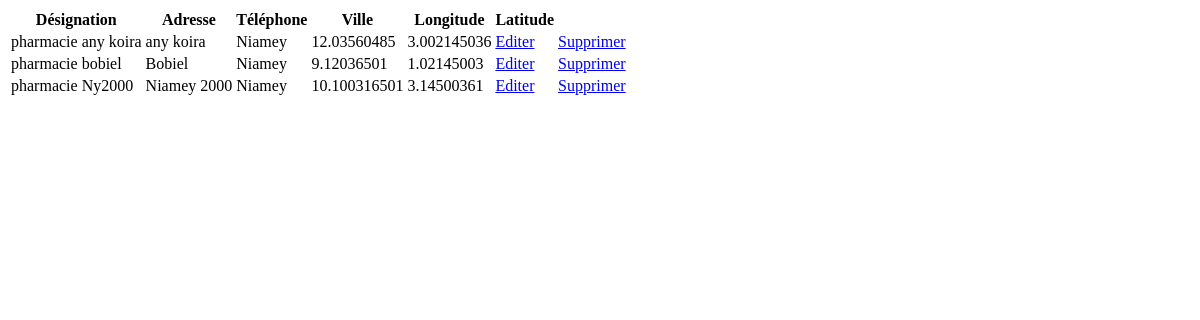
/list_pharmacie/, run on an earlier commit of the app's database.
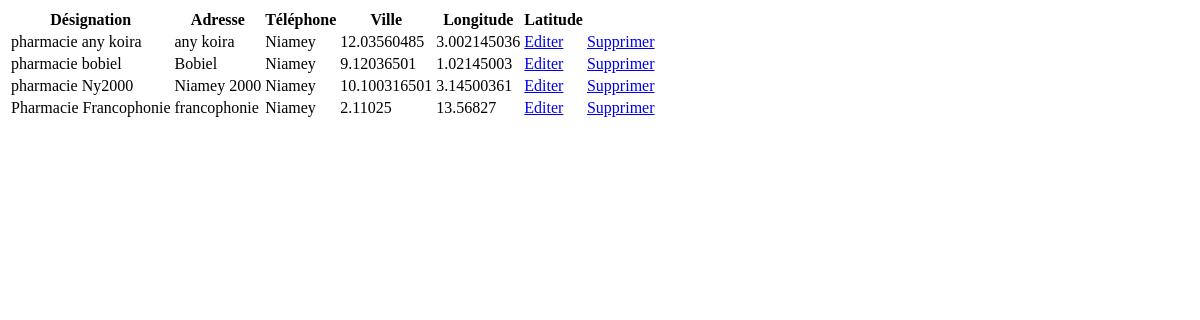
And on a later commit of the database.
### pharma/models.py (models this page shows, shortened)
class Pharmacie(models.Model):
    utilisateur = models.OneToOneField(User, on_delete=models.CASCADE)
    designation = models.CharField(max_length=40, null=True)
    adresse = models.CharField(max_length=40, null=True)
    telephone = models.CharField(max_length=15, null=True)
    ville = models.CharField(max_length=60, null=True)
    latitude = models.FloatField(max_length=40, null=True)
    longitude = models.FloatField(max_length=40, null=True)
    date_ajout = models.DateTimeField(auto_now_add=True)
    date_modif = models.DateTimeField(auto_now=True)

### pharma/views.py (the view)
# urls.py: path('list_pharmacie/', views.list_pharmacie, name='list_pharmacie'),
def list_pharmacie(request):
    pharmacie = Pharmacie.objects.all()
    context = {'pharmacie': pharmacie}
    return render(request, 'pharma/list_pharmacie.html', context)

### pharma/templates/pharma/list_pharmacie.html
{% block content %}
<table class="table table-sm">
    <tr>
        <th>Désignation</th>
        <th>Adresse</th>
        <th>Téléphone</th>
        <th>Ville</th>
        <th>Longitude</th>
        <th>Latitude</th>
    </tr>
    {% for p in pharmacie %}
        <tr>
            <td>{{ p.designation }}</td>
            <td>{{ p.adresse }}</td>
            <td>{{ p.ville }}</td>
            <td>{{ p.longitude }}</td>
            <td>{{ p.latitude }}</td>
            <td><a href="{% url 'editer_pharmacie_form' p.id  %}">Editer</a></td>
            <td><a href="{% url 'supprimer_pharmacie_form' p.id  %}">Supprimer</a></td>
        </tr>
    {% endfor %}
</table>
{% endblock %}

What changed in the data, as far as the page shows it:
added Pharmacie: designation "Pharmacie Francophonie", adresse "francophonie", ville "Niamey", longitude "2.11025", latitude "13.56827"
